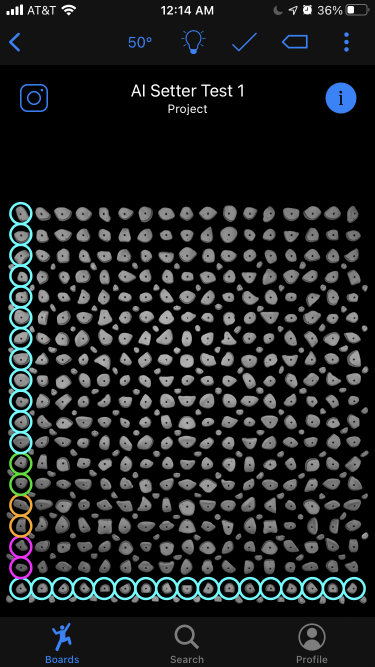
#> input picture test_images/IMG_2D4914D0588D-1.jpeg, 750 x 1334 px, found by its file name (shown at 1/2 size); its folder holds 4 pictures in this run
$ python parse_holds.py
#> lines starting #> are read from the running program, lines starting #| are printed output that depends on the picture
'''
Detect all the circles (the location of the holds!) in the image
'''
import cv2
import numpy as np

def get_hold_locations(image):

    cv2.imshow("full color image", image) # you can uncomment these two lines to visualize the holds that are detected for the given image and color
    cv2.waitKey()

    colored_hold_locations = {'Green': [], 'Teal': [], 'Magenta': [], 'Orange': []}

    color_selector = {"Green":[1,0,2],"Teal":[0,1,2],"Magenta":[0,2,1],"Orange":[1,2,0]} # this dictionary is used to tell apart different colors based on the relative rgb pixel values
    for hy in range(1, 39+1): # for all rows with even hold coordinates
        py = round(20.83 * hy - 29.67)
        for hx in range(1, 35+1): # for all columns with even hold coordinates
            px = round(20.83 * hx + 13.33)
            # pixel_location = [px,py]
            # Check if this pixel location has a hold of the specified color
            pixel_rgb = image[py][px]
            for color in color_selector:
                if color == "Green":
                    if (pixel_rgb[color_selector[color][0]] > 200 and pixel_rgb[color_selector[color][1]]<120 and pixel_rgb[color_selector[color][2]]<120): #record the locations of all the holds with a green circle
                        colored_hold_locations[color].append([hx,40-hy]) # we do 40-hy instead of hy so the holds start from the bottom of the board instead of the top
                elif (pixel_rgb[color_selector[color][0]] > 150 and pixel_rgb[color_selector[color][1]] > 200 and pixel_rgb[color_selector[color][2]]<120): #record the locations of all the holds with other colored circles
                    colored_hold_locations[color].append([hx,40-hy]) # we do 40-hy instead of hy so the holds start from the bottom of the board instead of the top
    # Then we return the hold coordinates for all the holds of the given color
    hold_locations = {'Start': colored_hold_locations['Green'], 'Any': colored_hold_locations['Teal'], 'Finish': colored_hold_locations['Magenta'], 'Feet': colored_hold_locations['Orange']}
    return hold_locations

'''
The methods below are easier to follow but they are very slow because of single_color_image = black_all_but_color(color,image)
black_all_but_color(color,image) looks at every pixel in the image that isn't the specified color and makes it black
When the images are large this can take a long time
There is no need to look at every pixel of the image -- we only have to check a small subset of pixels, which will be faster
Checking on the small subset of pixels is implemented above
'''

# [79 lines left out: functions get_hold_locations_slow, detect_holds_slow, black_all_but_color, not called in this run]

"Here we have some code that we aren't using right now, since there is an easier way to detect holds than circle detection."

# This function is incomplete and presently unused because a more straightforward method is used
# Only keeping it until I test the other method works (although the other method may not be as robust as this)
# If the interface changes, we may will consider using this method instead
# def detect_circles(color,image):
#     # Read image.
#     img = cv2.imread('eyes.jpg', cv2.IMREAD_COLOR)

#     # Convert to grayscale.
#     gray = cv2.cvtColor(img, cv2.COLOR_BGR2GRAY)

#     # Blur using 3 * 3 kernel.
#     gray_blurred = cv2.blur(gray, (3, 3))

#     # Apply Hough transform on the blurred image.
#     detected_circles = cv2.HoughCircles(gray_blurred,
#                     cv2.HOUGH_GRADIENT, 1, 20, param1 = 50,
#                 param2 = 30, minRadius = 1, maxRadius = 40)

#     # Draw circles that are detected.
#     if detected_circles is not None:

#         # Convert the circle parameters a, b and r to integers.
#         detected_circles = np.uint16(np.around(detected_circles))

#         for pt in detected_circles[0, :]:
#             a, b, r = pt[0], pt[1], pt[2]

#             # Draw the circumference of the circle.
#             cv2.circle(img, (a, b), r, (0, 255, 0), 2)

#             # Draw a small circle (of radius 1) to show the center.
#             cv2.circle(img, (a, b), 1, (0, 0, 255), 3)
#             cv2.imshow("Detected Circle", img)
#             cv2.waitKey(0)

"Below we have some code we can use if we run this file, to test that these methods work as expected."

if __name__ == "__main__":
    # below is an example of how to use the parse_holds functions to get holds coordinates for different colors
    # press any key to advance -- if you don't press any key you won't see any output

    import os
    screenshots_paths = []
    screenshots_dir_path = os.getcwd() + '/test_images'
    # screenshots_dir_path = os.getcwd() + '/kilter_climbs_output'

    # iterate through the names of contents of the folder
    for image_path in os.listdir(screenshots_dir_path):
        # create the full input path and read the file
        screenshots_paths.append(os.path.join(screenshots_dir_path, image_path))
#> pass 2 of the loop `for image_path in os.listdir(screenshots_dir_path):`:
#> pass 3 of the loop `for image_path in os.listdir(screenshots_dir_path):`:
#> the loop made 4 passes; the first 3 are shown
    # print(screenshots_paths)
    for climb_screenshot in screenshots_paths:
        climb_image = cv2.imread(climb_screenshot)
#> climb_image is the input picture: shape (1334, 750, 3); mean B, G, R 34.6, 33.8, 31.2
        bottom_image = climb_image[400:-100, :]
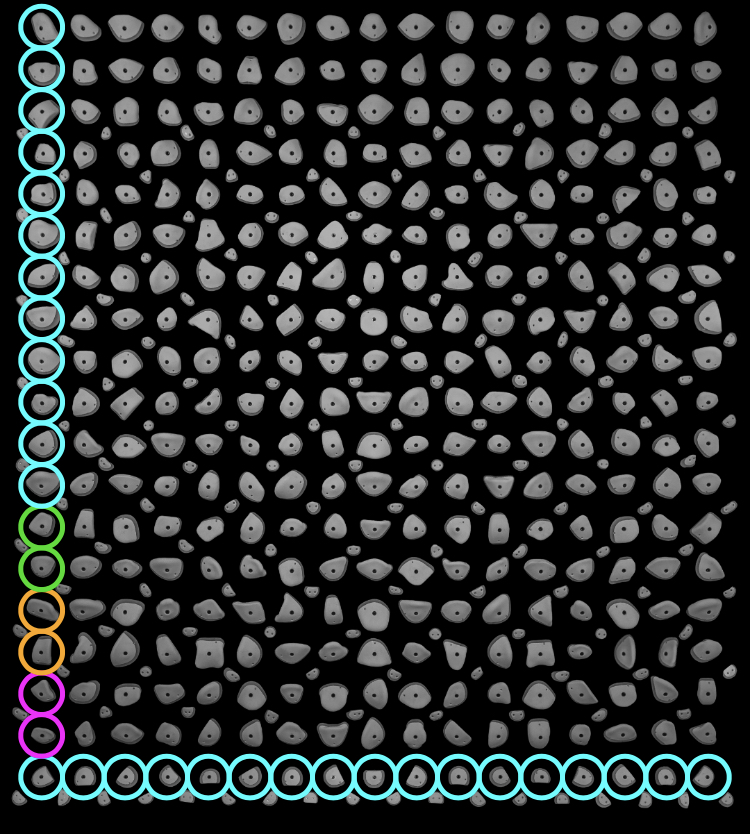
#> bottom_image: shape (834, 750, 3); mean B, G, R 45.6, 45.6, 42.2

        # [6 lines of commented-out code are left out]

        print(get_hold_locations(bottom_image))
#> (printed output is left out)
#> pass 2 of the loop `for climb_screenshot in screenshots_paths:`:
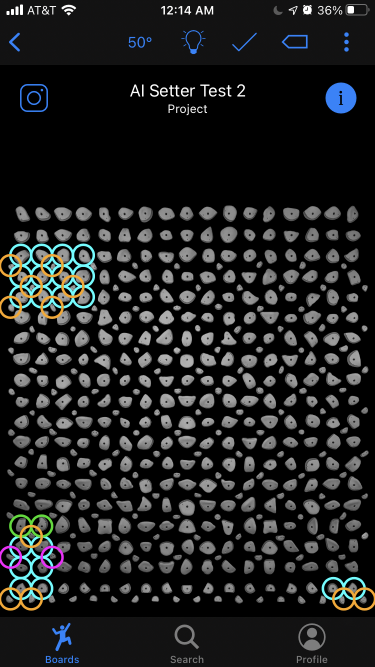
#> input picture test_images/IMG_2D4914D0588D-2.jpeg, 750 x 1334 px, found by its file name (shown at 1/2 size)
#> climb_image is the input picture: shape (1334, 750, 3); mean B, G, R 33, 32.8, 31.6
#> `bottom_image = climb_image[400:-100, :]`:
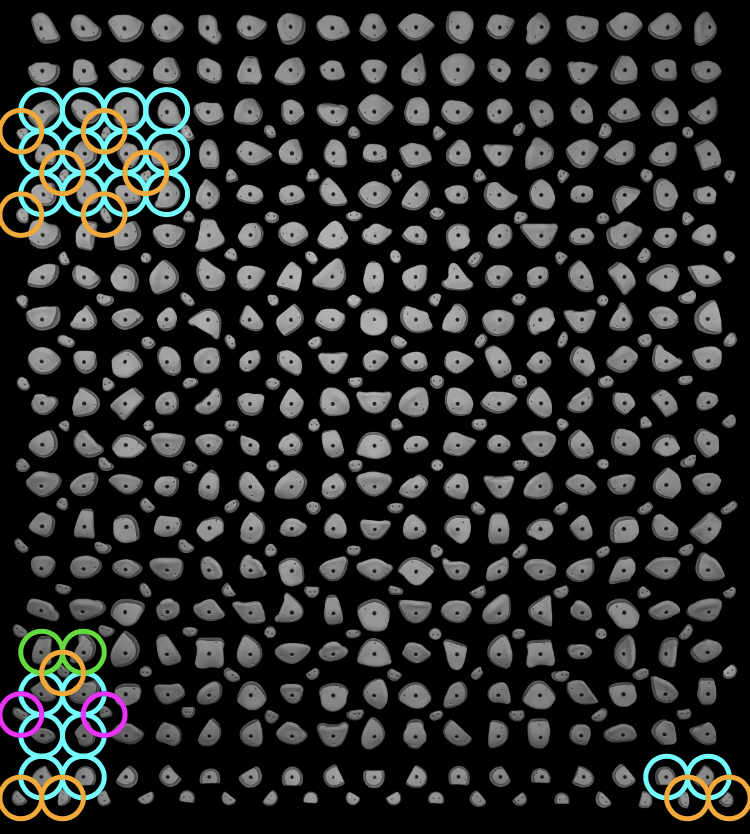
#> bottom_image: shape (834, 750, 3); mean B, G, R 43, 44.1, 42.8
#> (printed output is left out)
#> pass 3 of the loop `for climb_screenshot in screenshots_paths:`:
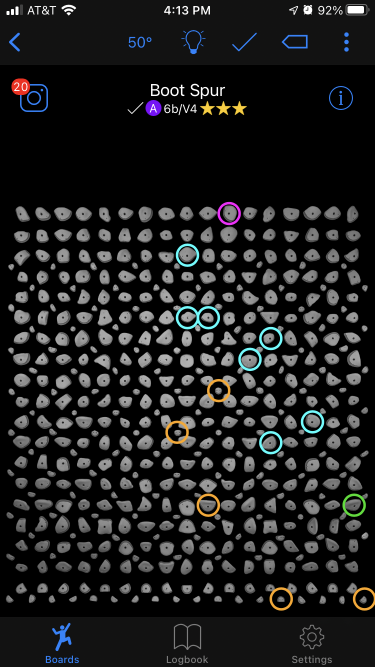
#> input picture test_images/IMG_5779.png, 750 x 1334 px, found by its file name (shown at 1/2 size)
#> climb_image is the input picture: shape (1334, 750, 3); mean B, G, R 30.7, 30.6, 30.2
#> `bottom_image = climb_image[400:-100, :]`:
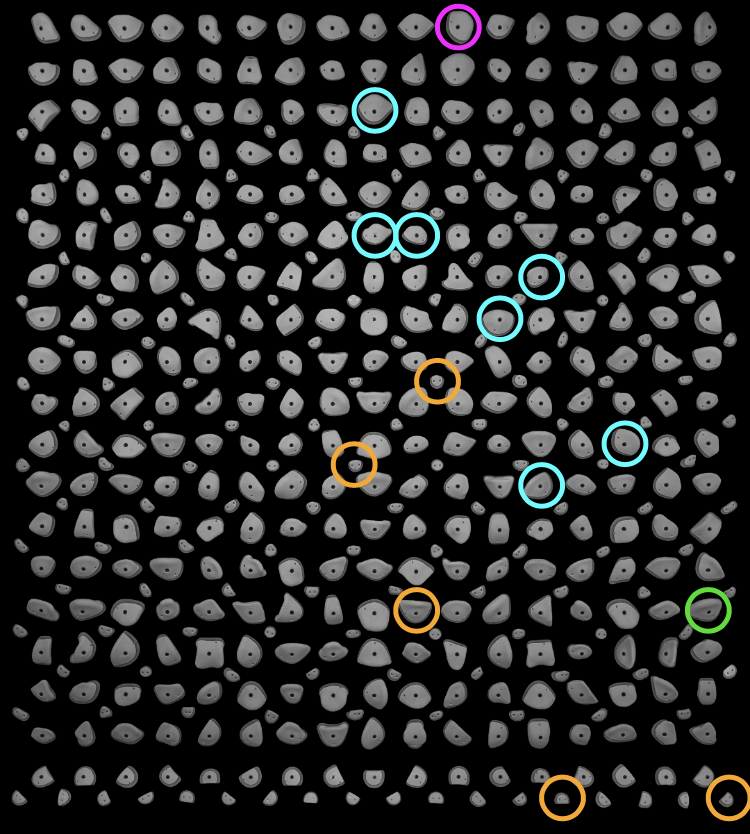
#> bottom_image: shape (834, 750, 3); mean B, G, R 40.3, 40.8, 40.3
#| {'Start': [[34, 10]], 'Any': [[18, 34], [18, 28], [20, 28], [26, 26], [24, 24], [30, 18], [26, 16]], 'Finish': [[22, 38]], 'Feet': [[21, 21], [17, 17], [20, 10], [27, 1], [35, 1]]}
#> the loop made 4 passes; the first 3 are shown
        # print(get_hold_locations_slow(bottom_image))
